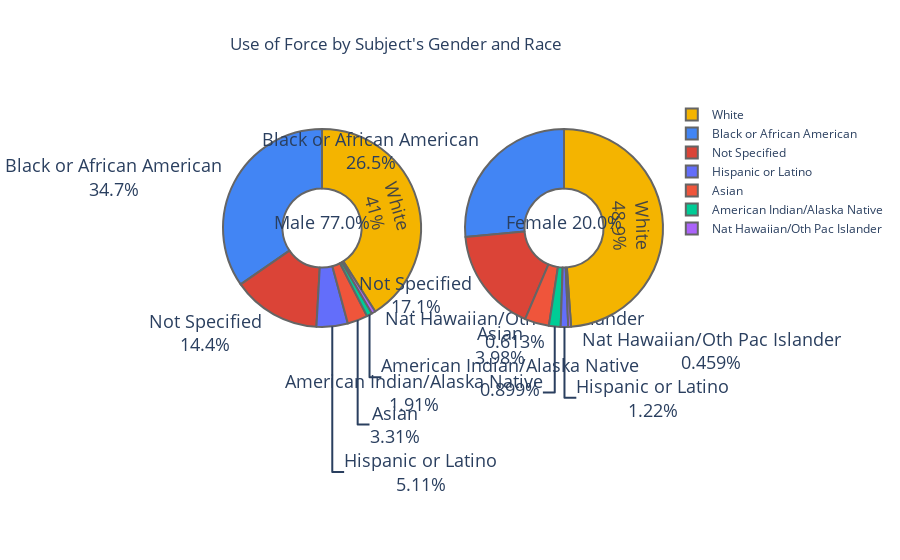

Notebook code for this chart:
### Code cell
from plotly.subplots import make_subplots
import seaborn as sns
import matplotlib.pyplot  as plt

#Define Labels and Values

labels1 = males['Subject_Race'].value_counts(dropna=False).index.to_frame()
values1 = males['Subject_Race'].value_counts(dropna=False).values

#labels1[0] = labels1[0].fillna('Not Specified')
labels1 = labels1.fillna('Not Specified')


labels2 = females['Subject_Race'].value_counts(dropna=False).index.to_frame()
values2 = females['Subject_Race'].value_counts(dropna=False).values

labels2 = labels2.fillna('Not Specified')

values3 = df['Subject_Gender'].value_counts(dropna= False,normalize=True).values.round(2)
values3= values3.round(3)*100

# Define color sets of paintings
colors = ['rgb(244, 180, 0)', 'rgb(66, 133, 244)',  'rgb(219, 68, 55)']

# Create subplots, using 'domain' type for pie charts
specs = [[{'type':'domain'}, {'type':'domain'}]]
fig = make_subplots(rows=1, cols=2, specs=specs, subplot_titles=['Male', 'Female'])

# Define pie charts
fig.add_trace(go.Pie(labels=labels1, values=values1, name='Male',
               #marker_colors=colors,
               #marker={'color': values1,'colorscale': 'Portland', 'reversescale': False}, 
               hoverinfo='label+percent', 
               textfont=dict(size=18),
               marker=dict(colors=colors, 
               line=dict(color='rgb(101,101,101)', width=2))), 1, 1)

fig.add_trace(go.Pie(labels=labels2, values=values2, name='Female',
               marker_colors=colors,
               hoverinfo='label+percent', 
               textfont=dict(size=18),
               marker=dict(colors=colors, 
               line=dict(color='rgb(101,101,101)', width=2))), 1, 2)




# Tune layout and hover info
fig.update_layout(height=600,  
                  title_x=0.44,
                  annotations=[dict(text=f'Male {values3[0]}%', x=0.224, y=0.47, font_size=18, showarrow=False),
                             dict(text=f'Female {values3[1]}%', x=0.775, y=0.47, font_size=18, showarrow=False)])
fig.update_traces(textposition='auto', textinfo='percent+label', hoverinfo='label+percent+name',hole=.4)

fig.update(layout_title_text="Use of Force by Subject's Gender and Race", layout_showlegend=True)


fig = go.Figure(fig)

fig.show()

### Figure 1 — Plotly figure (JSON) as saved in the notebook; plotly's stock layout.template omitted (floating-point values rounded to 4 significant figures)
{"data": [{"domain": {"x": [0, 0.45], "y": [0, 1]}, "hole": 0.4, "hoverinfo": "label+percent+name", "labels": [["White"], ["Black or African American"], ["Not Specified"], ["Hispanic or Latino"], ["Asian"], ["American Indian/Alaska Native"], ["Nat Hawaiian/Oth Pac Islander"]], "marker": {"colors": ["rgb(244, 180, 0)", "rgb(66, 133, 244)", "rgb(219, 68, 55)"], "line": {"color": "rgb(101,101,101)", "width": 2}}, "name": "Male", "textfont": {"size": 18}, "textinfo": "percent+label", "textposition": "auto", "type": "pie", "values": [2005, 1696, 707, 250, 162, 44, 30]}, {"domain": {"x": [0.55, 1], "y": [0, 1]}, "hole": 0.4, "hoverinfo": "label+percent+name", "labels": [["White"], ["Black or African American"], ["Not Specified"], ["Asian"], ["American Indian/Alaska Native"], ["Hispanic or Latino"], ["Nat Hawaiian/Oth Pac Islander"]], "marker": {"colors": ["rgb(244, 180, 0)", "rgb(66, 133, 244)", "rgb(219, 68, 55)"], "line": {"color": "rgb(101,101,101)", "width": 2}}, "name": "Female", "textfont": {"size": 18}, "textinfo": "percent+label", "textposition": "auto", "type": "pie", "values": [639, 346, 224, 52, 25, 16, 6]}], "layout": {"annotations": [{"font": {"size": 18}, "showarrow": false, "text": "Male 77.0%", "x": 0.224, "xanchor": "center", "xref": "paper", "y": 0.47, "yanchor": "bottom", "yref": "paper"}, {"font": {"size": 18}, "showarrow": false, "text": "Female 20.0%", "x": 0.775, "xanchor": "center", "xref": "paper", "y": 0.47, "yanchor": "bottom", "yref": "paper"}], "autosize": true, "showlegend": true, "title": {"text": "Use of Force by Subject's Gender and Race", "x": 0.44}}}
